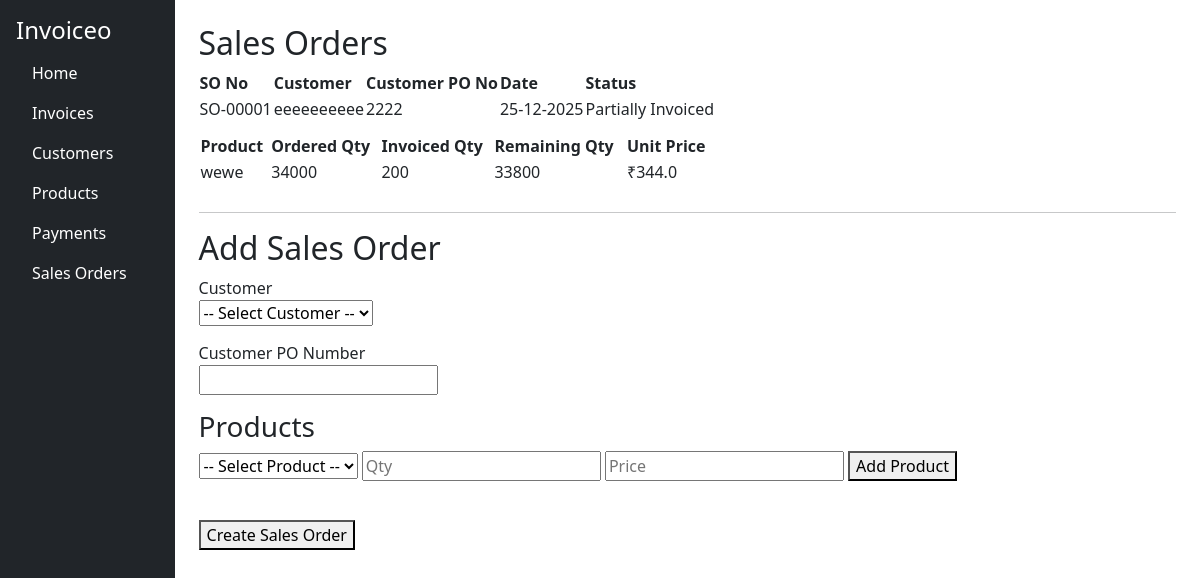
Before: /sales_orders with the older database file.
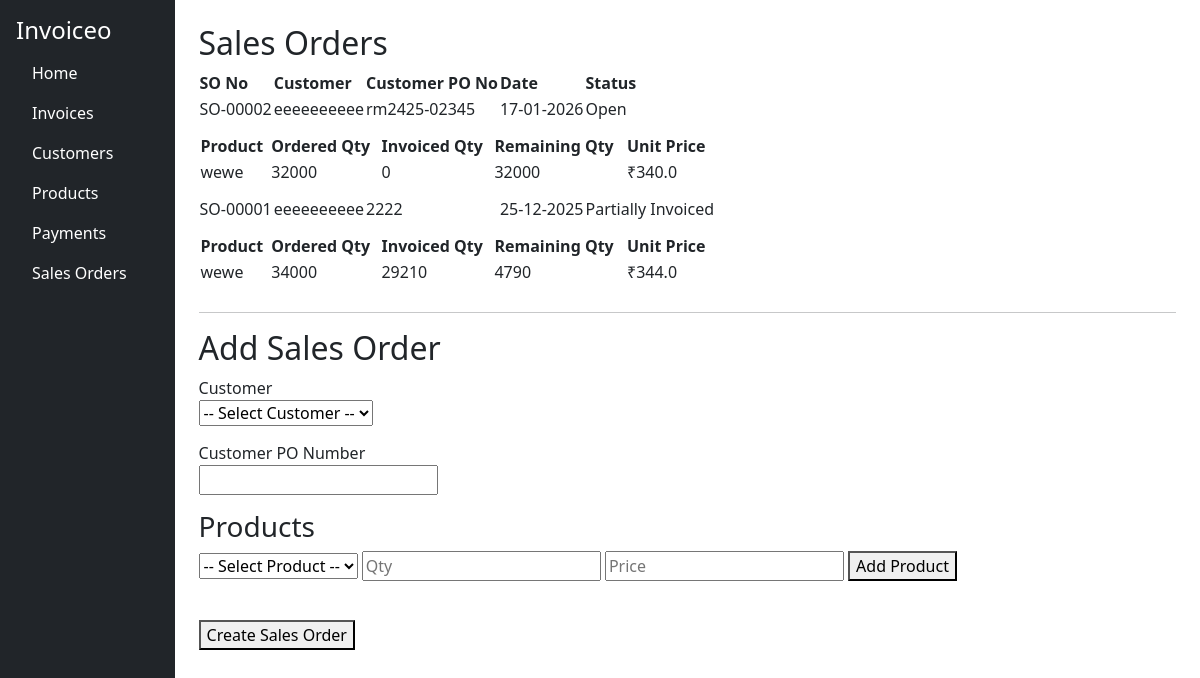
After: the same page with the newer database file.
### app.py (models this page shows)
class SalesOrder(db.Model):
    id = db.Column(db.Integer, primary_key=True)
    so_number = db.Column(db.String(20), unique=True, nullable=False)
    customer_po_number = db.Column(db.String(50), nullable=False)
    total_value = db.Column(db.Float, default=0.0)
    customer_id = db.Column(db.Integer, db.ForeignKey('customer.id'), nullable=False)
    order_date = db.Column(db.DateTime, default=datetime.utcnow)
    created_at = db.Column(db.DateTime, default=datetime.utcnow)
    status = db.Column(db.String(30), default="Open")
    customer = db.relationship('Customer', backref='sales_orders')
    items = db.relationship(
        'SalesOrderItem',
        backref='sales_order',
        cascade='all, delete-orphan'
    )

class Customer(db.Model):
    id = db.Column(db.Integer, primary_key=True)
    customer_name = db.Column(db.String(100), nullable=False)
    customer_gstin = db.Column(db.String(15), nullable=False)
    customer_address = db.Column(db.String(300), nullable=False)
    billing_address = db.Column(db.String(300), nullable=False)
    receivables = db.Column(db.Float, default=0.0)

class SalesOrderItem(db.Model):
    id = db.Column(db.Integer, primary_key=True)
    sales_order_id = db.Column(
        db.Integer,
        db.ForeignKey('sales_order.id'),
        nullable=False
    )
    product_id = db.Column(db.Integer, db.ForeignKey('product.id'), nullable=False)
    product_name = db.Column(db.String(100), nullable=False)
    ordered_qty = db.Column(db.Integer, nullable=False)
    invoiced_qty = db.Column(db.Integer, default=0)
    unit_price = db.Column(db.Float, nullable=False)
    product = db.relationship('Product')

### app.py (the view)
@app.route('/sales_orders')
def sales_orders():
    orders = SalesOrder.query.order_by(SalesOrder.order_date.desc()).all()
    customers = Customer.query.all()
    products = Product.query.all()
    return render_template(
        'sales_orders.html',
        orders=orders,
        customers=customers,
        products=products
    )

### templates/sales_orders.html (shortened to what this page needs)
{% extends 'base.html' %}
{% block content %}
<h2>Sales Orders</h2>
{% if orders %}
<table>
    <thead>
        <tr>
            <th>SO No</th>
            <th>Customer</th>
            <th>Customer PO No</th>
            <th>Date</th>
            <th>Status</th>
        </tr>
    </thead>
    <tbody>
    {% for so in orders %}
        <tr>
            <td>{{ so.so_number }}</td>
            <td>{{ so.customer.customer_name }}</td>
            <td>{{ so.customer_po_number }}</td>
            <td>{{ so.order_date.strftime('%d-%m-%Y') }}</td>
            <td>{{ so.status }}</td>
        </tr>
        <tr>
            <td colspan="5">
                <table width="100%" style="margin:10px 0;">
                    <thead>
                        <tr>
                            <th>Product</th>
                            <th>Ordered Qty</th>
                            <th>Invoiced Qty</th>
                            <th>Remaining Qty</th>
                            <th>Unit Price</th>
                        </tr>
                    </thead>
                    <tbody>
                    {% for item in so.items %}
                        <tr>
                            <td>{{ item.product_name }}</td>
                            <td>{{ item.ordered_qty }}</td>
                            <td>{{ item.invoiced_qty }}</td>
                            <td>
                                {{ item.ordered_qty - item.invoiced_qty }}
                            </td>
                            <td>₹{{ item.unit_price }}</td>
                        </tr>
                    {% endfor %}
                    </tbody>
                </table>
            </td>
        </tr>
    {% endfor %}
    </tbody>
</table>
{% else %}
<p>No sales orders yet.</p>
{% endif %}
<hr>
<h2>Add Sales Order</h2>
<form method="POST" action="{{ url_for('add_sales_order') }}">
    <div class="form-section">
        <label>Customer</label><br>
        <select name="customer_id" required>
            <option value="">-- Select Customer --</option>
        </select>
    </div>
    <div class="form-section">
        <label>Customer PO Number</label><br>
        <input type="text" name="customer_po_number" required>
    </div>
    <div class="form-section">
        <h3>Products</h3>
        <select id="product_select">
            <option value="">-- Select Product --</option>
        </select>
        <input type="number" id="product_qty" min="1" placeholder="Qty">
        <input type="number" id="product_price" step="0.01" placeholder="Price">
        <button type="button" onclick="addSOItem()">Add Product</button>
    </div>
    <br>
    <button type="submit">Create Sales Order</button>
</form>
{% endblock %}

### templates/base.html (shortened to what this page needs)
<!DOCTYPE html>
<html lang="en">
<head>
    <link rel="stylesheet" href="https://cdn.jsdelivr.net/npm/bootstrap@5.3.0/dist/css/bootstrap.min.css">
</head>
<body>
    <div class="d-flex">
        <div class="bg-dark text-white p-3" style="width: 200px; height: 100vh;">
            <h4>Invoiceo</h4>
            <ul class="nav flex-column">
                <li class="nav-item"><a href="/" class="nav-link text-white">Home</a></li>
                <li class="nav-item"><a href="/invoices" class="nav-link text-white">Invoices</a></li>
                <li class="nav-item"><a href="/customers" class="nav-link text-white">Customers</a></li>
                <li class="nav-item"><a href="/products" class="nav-link text-white">Products</a></li>
                <li class="nav-item"><a href="/payments" class="nav-link text-white">Payments</a></li>
                <li class="nav-item"><a href="/sales_orders" class="nav-link text-white">Sales Orders</a></li>
            </ul>
        </div>
        <div class="p-4" style="width: 100%;">
            {% block content %}{% endblock %}
        </div>
    </div>
</body>
</html>

### templates/sales_orders.html (style rules this page uses)
.form-section { margin-bottom: 15px; }

Changed rows visible on the page:
added SalesOrder: so_number "SO-00002", customer.customer_name "eeeeeeeeee", customer_po_number "rm2425-02345", order_date "17-01-2026", status "Open"
added SalesOrderItem: product_name "wewe", ordered_qty "32000", invoiced_qty "0", item.ordered_qty-item.invoiced_qty "32000", unit_price "340.0", shown under "SO-00002"
changed SalesOrderItem (number 2 of 2 on the later page): invoiced_qty "200" → "29210"; item.ordered_qty-item.invoiced_qty "33800" → "4790"
